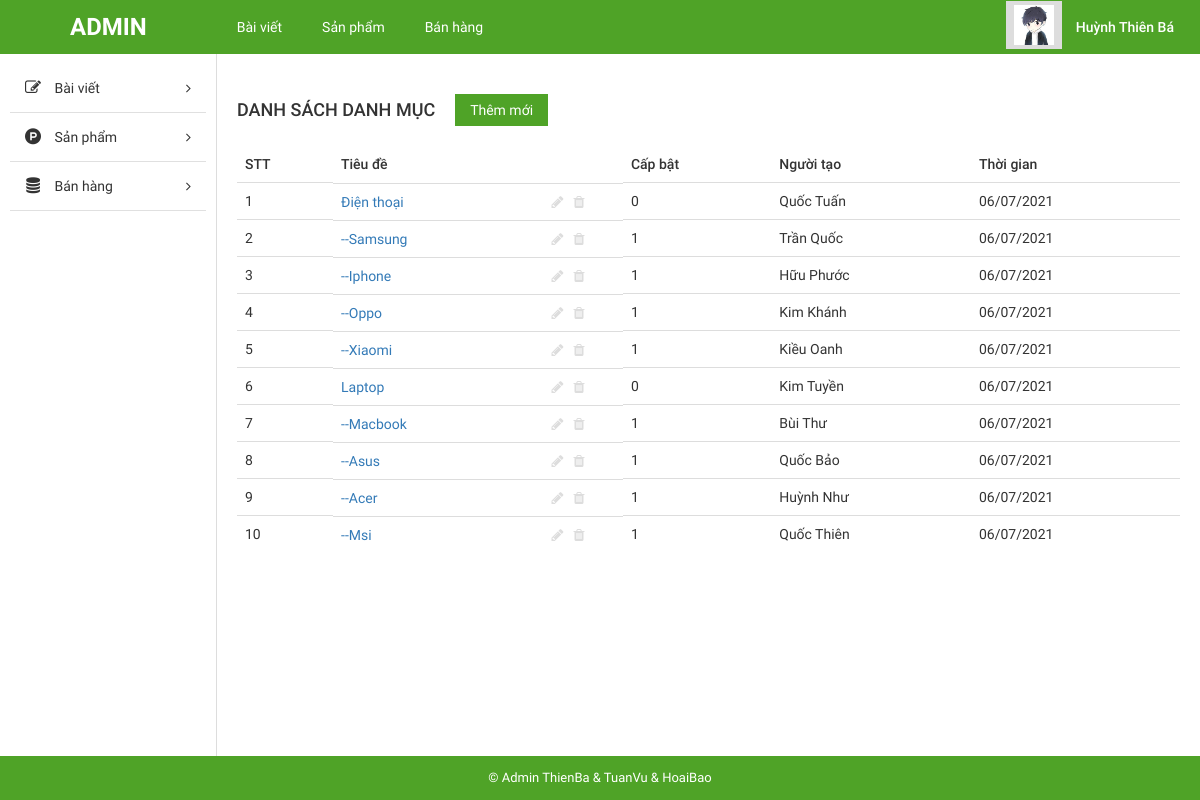
Before: /admin/index.php?mod=post&action=category (signed in) with the older database file.
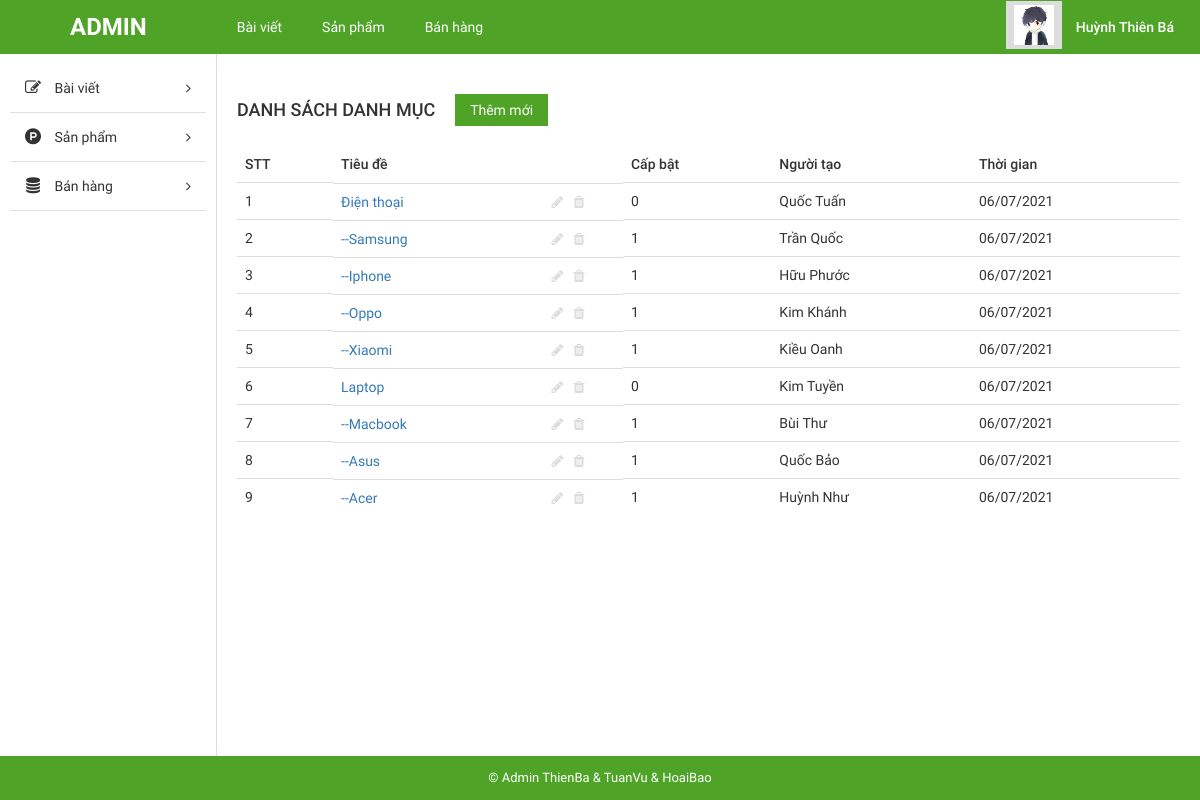
After: the same page with the newer database file.
### tables this page shows
CREATE TABLE `tbl_post_cat` (
  `cat_id` int(11) NOT NULL,
  `cat_name` varchar(100) NOT NULL,
  `creator_cat` varchar(100) DEFAULT NULL,
  `create_date_cat` int(11) DEFAULT NULL,
  `update_date_cat` int(10) DEFAULT NULL,
  `parent_id` enum('0','1') NOT NULL
);

### admin/libraries/database.php (called while the page is built, shortened)
<?php
function db_query($query_string) {
    global $conn;
    $result = mysqli_query($conn, $query_string);
    return $result;
}
function db_fetch_array($query_string) {
    $result = array();
    $mysqli_result = db_query($query_string);
    while ($row = mysqli_fetch_assoc($mysqli_result)) {
        $result[] = $row;
    }
    return $result;
}

### admin/modules/post/models/indexModel.php (called while the page is built, shortened)
<?php
    function get_list_cat(){
        return db_fetch_array("SELECT * FROM `tbl_post_cat`");
    }
?>

### admin/modules/post/controllers/indexController.php (called while the page is built, shortened)
<?php
function categoryAction()
{
    $list_cat = get_list_cat();
    foreach ($list_cat as &$item) {
        $item['url_delete'] = "?mod=post&action=delete_cat&id={$item['cat_id']}";
    }
    $data['list_cat'] = $list_cat;
    load_view("category", $data);
}

### admin/core/router.php (called while the page is built, shortened)
<?php
$action_name = get_action().'Action';
call_function(array('construct', $action_name));

### admin/core/appload.php (called while the page is built, shortened)
<?php
require CONFIGPATH . DIRECTORY_SEPARATOR . 'database.php';
require LIBPATH . DIRECTORY_SEPARATOR . 'database.php';
require COREPATH . DIRECTORY_SEPARATOR . 'base.php';
require COREPATH . DIRECTORY_SEPARATOR . 'router.php';

### admin/index.php (called while the page is built, shortened)
<?php
require COREPATH.DIRECTORY_SEPARATOR.'appload.php';

### admin/helper/users.php (called while the page is built, shortened)
<?php
    function is_login(){
        if(isset($_SESSION['is_login'])){
            return true;
        }
        return false;
    }
    function info_user($field = 'id'){
        $list_user = db_fetch_array("SELECT * FROM `tbl_users`");
        foreach($list_user as $user){
            if(isset($_SESSION['is_login'])){
                if($user['username'] == $_SESSION['user_login']){
                    if(array_key_exists($field, $user)){
                        return $user[$field];
                    }
                }
            }
        }
    }
?>

### admin/modules/post/views/categoryView.php (the view, shortened to what this page needs)
<?php
get_header();
global $num_page, $page, $start;
?>
<div id="main-content-wp" class="list-cat-page">
    <div class="wrap clearfix">
        <?php get_sidebar(); ?>
        <div id="content" class="fl-right">
            <div class="section" id="title-page">
                <div class="clearfix">
                    <h3 id="index" class="fl-left">Danh sách danh mục</h3>
                    <a href="?mod=post&action=add_post_cat" title="" id="add-new" class="fl-left">Thêm mới</a>
                </div>
            </div>
            <div class="section" id="detail-page">
                <div class="section-detail">
                    <div class="table-responsive">
                        <?php if (!empty($list_cat)) { ?>
                            <table class="table list-table-wp">
                                <thead>
                                    <tr>
                                        <td><span class="thead-text">STT</span></td>
                                        <td><span class="thead-text">Tiêu đề</span></td>
                                        <td><span class="thead-text">Cấp bật</span></td>
                                        <td><span class="thead-text">Người tạo</span></td>
                                        <td><span class="thead-text">Thời gian</span></td>
                                    </tr>
                                </thead>
                                <tbody>
                                    <?php $count = $start;
                                    foreach ($list_cat as $item) {
                                        $count++; ?>
                                        <tr>
                                            <td><span class="tbody-text"><?php echo $count ?></h3></span>
                                            <td class="clearfix">
                                                <div class="tb-title fl-left">
                                                    <a href="<?php echo $item['url_update']; ?>" title="">
                                                        <?php
                                                        if ($item['parent_id'] == 1)
                                                            echo '--' . $item['cat_name'];
                                                        else
                                                            echo $item['cat_name'];
                                                        ?></a>
                                                </div>
                                                <ul class="list-operation fl-right">
                                                    <li><a href="<?php echo $item['url_update']; ?>" title="Sửa" class="edit"><i class="fa fa-pencil" aria-hidden="true"></i></a></li>
                                                    <li><a href="<?php echo $item['url_delete']; ?>" title="Xóa" class="delete"><i class="fa fa-trash" aria-hidden="true"></i></a></li>
                                                </ul>
                                            </td>
                                            <td><span class="tbody-text"><?php echo $item['parent_id'];  ?></span></td>
                                            <td><span class="tbody-text"><?php echo $item['creator_cat']; ?></span></td>
                                            <td><span class="tbody-text"><?php echo date('d/m/Y', $item['create_date_cat']); ?></span></td>
                                        </tr>
                                    <?php } ?>
                                </tbody>
                            </table>
                        <?php } ?>
                    </div>
                </div>
            </div>
        </div>
    </div>
</div>
<?php
get_footer();
?>

### admin/core/base.php (shortened to what this page needs)
<?php
function get_module() {
    global $config;
    $module = isset($_GET['mod']) ? $_GET['mod'] : $config['default_module'];
    return $module;
}
function call_function($list_function = array()) {
    if (is_array($list_function)) {
        foreach ($list_function as $f) {
            if (function_exists($f())) {
                $f();
            }
        }
    }
}
function load_view($name, $data_send = array()) {
    $data = $data_send;
    $path = MODULESPATH . DIRECTORY_SEPARATOR . get_module() . DIRECTORY_SEPARATOR . 'views' . DIRECTORY_SEPARATOR . $name . 'View.php';
    if (file_exists($path)) {
        require $path;
    } else {
        echo "Không tìm thấy {$path}";
    }
}
function get_header($name = '') {
    if (empty($name)) {
        $name = 'header';
    } else {
        $name = "header-{$name}";
    }
    $path = LAYOUTPATH . DIRECTORY_SEPARATOR . $name . '.php';
    if (file_exists($path)) {
        require $path;
    } else {
        echo "Không tìm thấy {$path}";
    }
}
function get_footer($name = '') {
    if (empty($name)) {
        $name = 'footer';
    } else {
        $name = "footer-{$name}";
    }
    $path = LAYOUTPATH . DIRECTORY_SEPARATOR . $name . '.php';
    if (file_exists($path)) {
        require $path;
    } else {
        echo "Không tìm thấy {$path}";
    }
}
function get_sidebar($name = '') {
    if (empty($name)) {
        $name = 'sidebar';
    } else {
        $name = "sidebar-{$name}";
    }
    $path = LAYOUTPATH . DIRECTORY_SEPARATOR . $name . '.php';
    if (file_exists($path)) {
        require $path;
    } else {
        echo "Không tìm thấy {$path}";
    }
}
?>

### admin/layout/header.php (shortened to what this page needs)
<!DOCTYPE html>
<html>
    <head>
        <link href="public/css/bootstrap/bootstrap.min.css" rel="stylesheet" type="text/css"/>
        <link href="public/css/bootstrap/bootstrap-theme.min.css" rel="stylesheet" type="text/css"/>
        <link href="public/reset.css" rel="stylesheet" type="text/css"/>
        <link href="public/css/font-awesome/css/font-awesome.min.css" rel="stylesheet" type="text/css"/>
        <link href="public/style.css" rel="stylesheet" type="text/css"/>
        <link href="public/responsive.css" rel="stylesheet" type="text/css"/>
    </head>
    <body>
        <div id="site">
            <div id="container">
                <div id="header-wp">
                    <div class="wp-inner clearfix">
                        <a href="?mod=post&action=detail" title="" id="logo" class="fl-left">ADMIN</a>
                        <ul id="main-menu" class="fl-left">
                            <li>
                                <a href="" title="">Bài viết</a>
                            </li>
                            <li>
                                <a href="" title="">Sản phẩm</a>
                            </li>
                            <li>
                                <a href="" title="">Bán hàng</a>
                            </li>
                        </ul>
                        <div id="dropdown-user" class="dropdown dropdown-extended fl-right">
                            <button class="dropdown-toggle clearfix" type="button"  data-toggle="dropdown" aria-haspopup="true" aria-expanded="true">
                                <div id="thumb-circle" class="fl-left">
                                    <img width="40px" src="
                                    <?php if(is_login() && !empty(info_user('images'))){
                                        echo info_user('images');
                                    }else{
                                        echo 'public/images/img-admin.png';
                                    }  ?>">
                                </div>
                                <h3 id="account" class="fl-right"><?php if(is_login()) echo info_user('fullname'); ?></h3>
                            </button>
                        </div>
                    </div>
                </div>

### admin/layout/sidebar.php (shortened to what this page needs)
<div id="sidebar" class="fl-left">
    <ul id="sidebar-menu">
        <li class="nav-item">
            <a href="" title="" class="nav-link nav-toggle">
                <span class="fa fa-pencil-square-o icon"></span>
                <span class="title">Bài viết</span>
            </a>
        </li>
        <li class="nav-item">
            <a href="" title="" class="nav-link nav-toggle">
                <span class="fa fa-product-hunt icon"></span>
                <span class="title">Sản phẩm</span>
            </a>
        </li>
        <li class="nav-item">
            <a href="" title="" class="nav-link nav-toggle">
                <span class="fa fa-database icon"></span>
                <span class="title">Bán hàng</span>
            </a>
        </li>
    </ul>
</div>

### admin/layout/footer.php
<div id="footer-wp">
    <div class="wp-inner">
        <p id="copyright"> © Admin ThienBa & TuanVu & HoaiBao</p>
    </div>
</div>
</div>
</div>
</body>
</html>

### admin/public/css/import/global.css (style rules this page uses)
body { font-family: "Roboto Regular"; font-size: 14px; line-height: 24px; color: #333; }
.fl-left { float: left; }
.fl-right { float: right; }
img { max-width: 100%; height: auto; display: block; }
ul li { list-style: none!important; }
a { text-decoration: none!important; }
.dropdown .dropdown-toggle { background: none; border: none; outline: none; }

### admin/public/css/import/list_post.css (style rules this page uses)
#header-wp { background: #4fa327; }
#main-menu li { float: left; }
#main-menu li a { display: block; color: #fff; padding: 15px 20px; }
#logo { font-family: 'Roboto Bold'; font-weight: normal; color: #fff; font-size: 24px; padding: 15px 70px; }
#thumb-circle { display: block; padding: 4px 8px; background: #ddd; }
#account { font-family: 'Roboto Medium'; font-weight: normal; color: #fff; padding: 14px 20px 14px 14px; }
#sidebar { width: 18%; padding: 10px; }
#content { width: 82%; border-left: 1px solid #ddd; padding: 20px; }
#add-new { display: inline-block; color: #fff; background: #4fa327; padding: 4px 15px; margin: 20px; }
#index { font-family: 'Roboto Medium'; font-weight: normal; text-transform: uppercase; font-size: 18px; padding: 24px 0px; }
.list-table-wp thead tr td { font-family: 'Roboto Medium'; font-weight: normal; }
.list-operation li { float: left; }
.list-operation li a { display: block; padding: 0px 5px; color: #ddd; }
.tb-title { width: 75%; display: -webkit-box; -webkit-line-clamp: 1; -moz-line-clamp: 1; -o-line-clamp: 1; -webkit-box-orient: vertical; -moz-box-orient: vertical; -o-box-orient: vertical; max-height: 100%; overflow: hidden; }
.list-operation { width: 25%; }
#main-menu>li { position: relative; }
#copyright { display: block; text-align: center; color: #fff; font-size: 13px; background: #4FA327; padding: 10px 0px; }

### admin/public/css/import/sidebar.css (style rules this page uses)
#sidebar-menu .nav-item .nav-link { position: relative; display: block; color: #333; text-decoration: none!important; padding: 12px 15px; border-bottom: 1px solid #e0e0e0; }
#sidebar-menu .nav-item .nav-link .icon { display: inline-block; font-size: 16px; line-height: normal; width: 1em; text-align: center; }
#sidebar-menu .nav-item .nav-link .title { display: inline-block; padding-left: 10px; }

### admin/public/css/import/detail_order.css (style rules this page uses)
.table { margin-bottom: 0!important; }

Changed rows visible on the page:
removed tbl_post_cat: cat_name "Msi", parent "1", creator_cat "Quốc Thiên", create_date_cat "06/07/2021"
